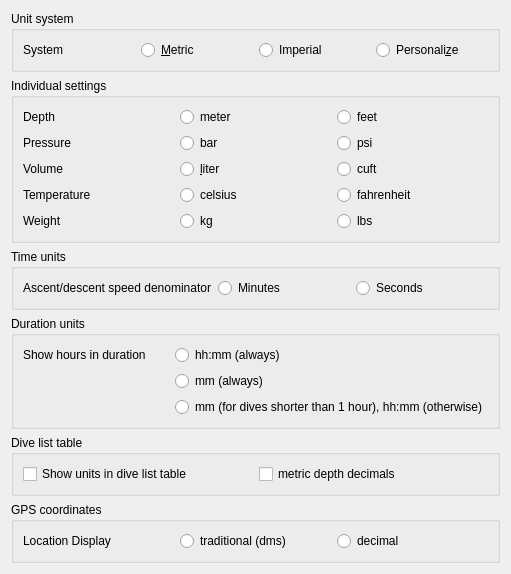
<?xml version="1.0" encoding="UTF-8"?>
<ui version="4.0">
 <class>PreferencesUnits</class>
 <widget class="QWidget" name="PreferencesUnits">
  <property name="geometry">
   <rect>
    <x>0</x>
    <y>0</y>
    <width>511</width>
    <height>568</height>
   </rect>
  </property>
  <property name="windowTitle">
   <string>Form</string>
  </property>
  <layout class="QVBoxLayout" name="verticalLayout">
   <item>
    <widget class="QGroupBox" name="groupBox_units">
     <property name="title">
      <string>Unit system</string>
     </property>
     <layout class="QHBoxLayout" name="horizontalLayout">
      <item>
       <widget class="QLabel" name="label_6">
        <property name="text">
         <string>System</string>
        </property>
       </widget>
      </item>
      <item>
       <widget class="QRadioButton" name="metric">
        <property name="text">
         <string>&amp;Metric</string>
        </property>
       </widget>
      </item>
      <item>
       <widget class="QRadioButton" name="imperial">
        <property name="text">
         <string>Imperial</string>
        </property>
       </widget>
      </item>
      <item>
       <widget class="QRadioButton" name="personalize">
        <property name="text">
         <string>Personali&amp;ze</string>
        </property>
       </widget>
      </item>
     </layout>
    </widget>
   </item>
   <item>
    <widget class="QGroupBox" name="units_group">
     <property name="title">
      <string>Individual settings</string>
     </property>
     <property name="checkable">
      <bool>false</bool>
     </property>
     <property name="checked">
      <bool>false</bool>
     </property>
     <layout class="QGridLayout" name="gridLayout">
      <item row="0" column="0">
       <widget class="QLabel" name="label_1">
        <property name="text">
         <string>Depth</string>
        </property>
       </widget>
      </item>
      <item row="0" column="1">
       <widget class="QRadioButton" name="meter">
        <property name="text">
         <string>meter</string>
        </property>
        <attribute name="buttonGroup">
         <string notr="true">buttonGroup</string>
        </attribute>
       </widget>
      </item>
      <item row="0" column="2">
       <widget class="QRadioButton" name="feet">
        <property name="text">
         <string>feet</string>
        </property>
        <attribute name="buttonGroup">
         <string notr="true">buttonGroup</string>
        </attribute>
       </widget>
      </item>
      <item row="1" column="0">
       <widget class="QLabel" name="label_2">
        <property name="text">
         <string>Pressure</string>
        </property>
       </widget>
      </item>
      <item row="1" column="1">
       <widget class="QRadioButton" name="bar">
        <property name="text">
         <string>bar</string>
        </property>
        <attribute name="buttonGroup">
         <string notr="true">buttonGroup_2</string>
        </attribute>
       </widget>
      </item>
      <item row="1" column="2">
       <widget class="QRadioButton" name="psi">
        <property name="text">
         <string>psi</string>
        </property>
        <attribute name="buttonGroup">
         <string notr="true">buttonGroup_2</string>
        </attribute>
       </widget>
      </item>
      <item row="2" column="0">
       <widget class="QLabel" name="label_3">
        <property name="text">
         <string>Volume</string>
        </property>
       </widget>
      </item>
      <item row="2" column="1">
       <widget class="QRadioButton" name="liter">
        <property name="text">
         <string>&amp;liter</string>
        </property>
        <attribute name="buttonGroup">
         <string notr="true">buttonGroup_3</string>
        </attribute>
       </widget>
      </item>
      <item row="2" column="2">
       <widget class="QRadioButton" name="cuft">
        <property name="text">
         <string>cuft</string>
        </property>
        <attribute name="buttonGroup">
         <string notr="true">buttonGroup_3</string>
        </attribute>
       </widget>
      </item>
      <item row="3" column="0">
       <widget class="QLabel" name="label_4">
        <property name="text">
         <string>Temperature</string>
        </property>
       </widget>
      </item>
      <item row="3" column="1">
       <widget class="QRadioButton" name="celsius">
        <property name="text">
         <string>celsius</string>
        </property>
        <attribute name="buttonGroup">
         <string notr="true">buttonGroup_4</string>
        </attribute>
       </widget>
      </item>
      <item row="3" column="2">
       <widget class="QRadioButton" name="fahrenheit">
        <property name="text">
         <string>fahrenheit</string>
        </property>
        <attribute name="buttonGroup">
         <string notr="true">buttonGroup_4</string>
        </attribute>
       </widget>
      </item>
      <item row="4" column="0">
       <widget class="QLabel" name="label_5">
        <property name="text">
         <string>Weight</string>
        </property>
       </widget>
      </item>
      <item row="4" column="1">
       <widget class="QRadioButton" name="kg">
        <property name="text">
         <string>kg</string>
        </property>
        <attribute name="buttonGroup">
         <string notr="true">buttonGroup_5</string>
        </attribute>
       </widget>
      </item>
      <item row="4" column="2">
       <widget class="QRadioButton" name="lbs">
        <property name="text">
         <string>lbs</string>
        </property>
        <attribute name="buttonGroup">
         <string notr="true">buttonGroup_5</string>
        </attribute>
       </widget>
      </item>
     </layout>
    </widget>
   </item>
   <item>
    <widget class="QGroupBox" name="groupBox_time">
     <property name="title">
      <string>Time units</string>
     </property>
     <layout class="QGridLayout">
      <item row="0" column="0">
       <widget class="QLabel" name="label_13">
        <property name="text">
         <string>Ascent/descent speed denominator</string>
        </property>
       </widget>
      </item>
      <item row="0" column="1">
       <widget class="QRadioButton" name="vertical_speed_minutes">
        <property name="text">
         <string>Minutes</string>
        </property>
       </widget>
      </item>
      <item row="0" column="2">
       <widget class="QRadioButton" name="vertical_speed_seconds">
        <property name="text">
         <string>Seconds</string>
        </property>
       </widget>
      </item>
     </layout>
    </widget>
   </item>
   <item>
    <widget class="QGroupBox" name="groupBox_duration">
     <property name="title">
      <string>Duration units</string>
     </property>
     <layout class="QGridLayout">
      <item row="0" column="0">
       <widget class="QLabel" name="label_7">
        <property name="text">
         <string>Show hours in duration</string>
        </property>
       </widget>
      </item>
      <item row="0" column="1">
       <widget class="QRadioButton" name="duration_show_hours">
        <property name="text">
         <string>hh:mm (always)</string>
        </property>
       </widget>
      </item>
      <item row="1" column="1">
       <widget class="QRadioButton" name="duration_no_hours">
        <property name="text">
         <string>mm (always)</string>
        </property>
       </widget>
      </item>
      <item row="2" column="1">
       <widget class="QRadioButton" name="duration_mixed">
        <property name="text">
         <string>mm (for dives shorter than 1 hour), hh:mm (otherwise)</string>
        </property>
       </widget>
      </item>
     </layout>
    </widget>
   </item>
   <item>
    <widget class="QGroupBox" name="groupBox_divelist">
     <property name="title">
      <string>Dive list table</string>
     </property>
     <layout class="QHBoxLayout" name="horizontalLayout_2">
      <item>
       <widget class="QCheckBox" name="show_units_table">
        <property name="text">
         <string>Show units in dive list table</string>
        </property>
       </widget>
      </item>
      <item>
       <widget class="QCheckBox" name="show_mdecimal">
        <property name="text">
         <string>metric depth decimals</string>
        </property>
       </widget>
      </item>
     </layout>
    </widget>
   </item>
   <item>
    <widget class="QGroupBox" name="groupBox_gps">
     <property name="title">
      <string>GPS coordinates</string>
     </property>
     <layout class="QHBoxLayout" name="horizontalLayout_12">
      <item>
       <widget class="QLabel" name="label_27">
        <property name="text">
         <string>Location Display</string>
        </property>
       </widget>
      </item>
      <item>
       <widget class="QRadioButton" name="gpsTraditional">
        <property name="text">
         <string>traditional (dms)</string>
        </property>
       </widget>
      </item>
      <item>
       <widget class="QRadioButton" name="gpsDecimal">
        <property name="text">
         <string>decimal</string>
        </property>
       </widget>
      </item>
     </layout>
    </widget>
   </item>
   <item>
    <spacer name="verticalSpacer">
     <property name="orientation">
      <enum>Qt::Vertical</enum>
     </property>
     <property name="sizeHint" stdset="0">
      <size>
       <width>0</width>
       <height>0</height>
      </size>
     </property>
    </spacer>
   </item>
  </layout>
 </widget>
 <tabstops>
  <tabstop>metric</tabstop>
  <tabstop>imperial</tabstop>
  <tabstop>personalize</tabstop>
  <tabstop>meter</tabstop>
  <tabstop>feet</tabstop>
  <tabstop>bar</tabstop>
  <tabstop>psi</tabstop>
  <tabstop>liter</tabstop>
  <tabstop>cuft</tabstop>
  <tabstop>celsius</tabstop>
  <tabstop>fahrenheit</tabstop>
  <tabstop>kg</tabstop>
  <tabstop>lbs</tabstop>
  <tabstop>vertical_speed_minutes</tabstop>
  <tabstop>vertical_speed_seconds</tabstop>
  <tabstop>duration_show_hours</tabstop>
  <tabstop>duration_no_hours</tabstop>
  <tabstop>duration_mixed</tabstop>
  <tabstop>gpsTraditional</tabstop>
  <tabstop>gpsDecimal</tabstop>
 </tabstops>
 <resources/>
 <connections>
  <connection>
   <sender>metric</sender>
   <signal>toggled(bool)</signal>
   <receiver>meter</receiver>
   <slot>setChecked(bool)</slot>
   <hints>
    <hint type="sourcelabel">
     <x>188</x>
     <y>50</y>
    </hint>
    <hint type="destinationlabel">
     <x>254</x>
     <y>125</y>
    </hint>
   </hints>
  </connection>
  <connection>
   <sender>metric</sender>
   <signal>toggled(bool)</signal>
   <receiver>bar</receiver>
   <slot>setChecked(bool)</slot>
   <hints>
    <hint type="sourcelabel">
     <x>188</x>
     <y>49</y>
    </hint>
    <hint type="destinationlabel">
     <x>254</x>
     <y>151</y>
    </hint>
   </hints>
  </connection>
  <connection>
   <sender>metric</sender>
   <signal>toggled(bool)</signal>
   <receiver>liter</receiver>
   <slot>setChecked(bool)</slot>
   <hints>
    <hint type="sourcelabel">
     <x>188</x>
     <y>55</y>
    </hint>
    <hint type="destinationlabel">
     <x>254</x>
     <y>178</y>
    </hint>
   </hints>
  </connection>
  <connection>
   <sender>metric</sender>
   <signal>toggled(bool)</signal>
   <receiver>celsius</receiver>
   <slot>setChecked(bool)</slot>
   <hints>
    <hint type="sourcelabel">
     <x>188</x>
     <y>47</y>
    </hint>
    <hint type="destinationlabel">
     <x>254</x>
     <y>206</y>
    </hint>
   </hints>
  </connection>
  <connection>
   <sender>metric</sender>
   <signal>toggled(bool)</signal>
   <receiver>kg</receiver>
   <slot>setChecked(bool)</slot>
   <hints>
    <hint type="sourcelabel">
     <x>188</x>
     <y>44</y>
    </hint>
    <hint type="destinationlabel">
     <x>254</x>
     <y>233</y>
    </hint>
   </hints>
  </connection>
  <connection>
   <sender>imperial</sender>
   <signal>toggled(bool)</signal>
   <receiver>feet</receiver>
   <slot>setChecked(bool)</slot>
   <hints>
    <hint type="sourcelabel">
     <x>278</x>
     <y>47</y>
    </hint>
    <hint type="destinationlabel">
     <x>377</x>
     <y>119</y>
    </hint>
   </hints>
  </connection>
  <connection>
   <sender>imperial</sender>
   <signal>toggled(bool)</signal>
   <receiver>psi</receiver>
   <slot>setChecked(bool)</slot>
   <hints>
    <hint type="sourcelabel">
     <x>278</x>
     <y>50</y>
    </hint>
    <hint type="destinationlabel">
     <x>377</x>
     <y>151</y>
    </hint>
   </hints>
  </connection>
  <connection>
   <sender>imperial</sender>
   <signal>toggled(bool)</signal>
   <receiver>cuft</receiver>
   <slot>setChecked(bool)</slot>
   <hints>
    <hint type="sourcelabel">
     <x>278</x>
     <y>53</y>
    </hint>
    <hint type="destinationlabel">
     <x>377</x>
     <y>176</y>
    </hint>
   </hints>
  </connection>
  <connection>
   <sender>imperial</sender>
   <signal>toggled(bool)</signal>
   <receiver>fahrenheit</receiver>
   <slot>setChecked(bool)</slot>
   <hints>
    <hint type="sourcelabel">
     <x>278</x>
     <y>51</y>
    </hint>
    <hint type="destinationlabel">
     <x>377</x>
     <y>208</y>
    </hint>
   </hints>
  </connection>
  <connection>
   <sender>imperial</sender>
   <signal>toggled(bool)</signal>
   <receiver>lbs</receiver>
   <slot>setChecked(bool)</slot>
   <hints>
    <hint type="sourcelabel">
     <x>278</x>
     <y>46</y>
    </hint>
    <hint type="destinationlabel">
     <x>377</x>
     <y>231</y>
    </hint>
   </hints>
  </connection>
  <connection>
   <sender>personalize</sender>
   <signal>toggled(bool)</signal>
   <receiver>units_group</receiver>
   <slot>setEnabled(bool)</slot>
   <hints>
    <hint type="sourcelabel">
     <x>377</x>
     <y>46</y>
    </hint>
    <hint type="destinationlabel">
     <x>388</x>
     <y>86</y>
    </hint>
   </hints>
  </connection>
 </connections>
 <buttongroups>
  <buttongroup name="buttonGroup_5"/>
  <buttongroup name="buttonGroup_2"/>
  <buttongroup name="buttonGroup_3"/>
  <buttongroup name="buttonGroup"/>
  <buttongroup name="buttonGroup_4"/>
 </buttongroups>
</ui>
